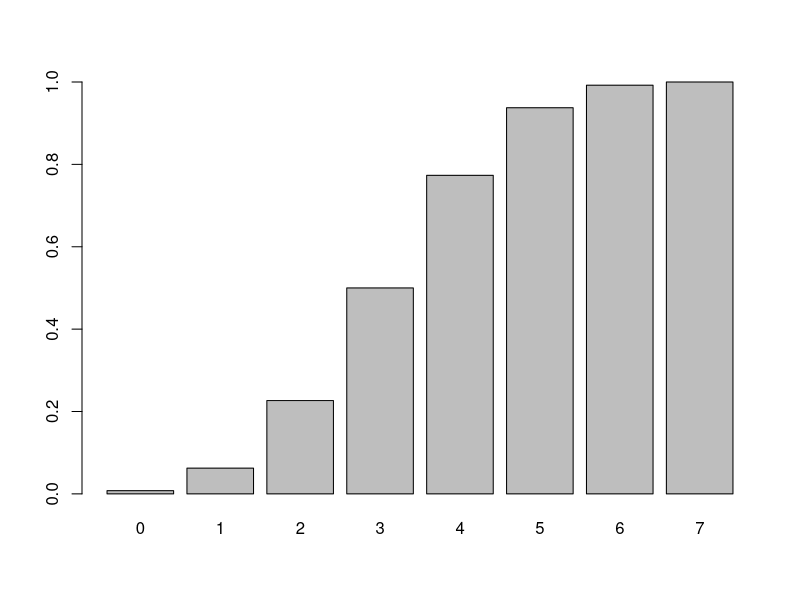
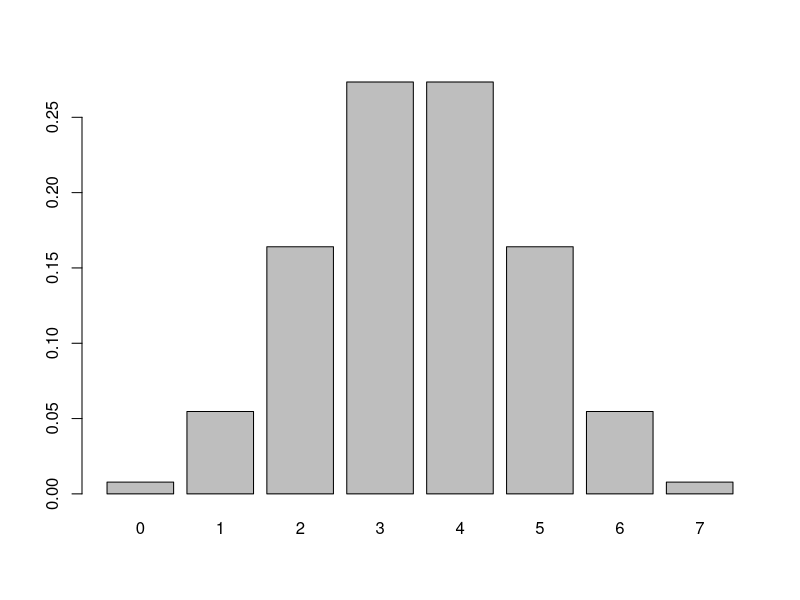
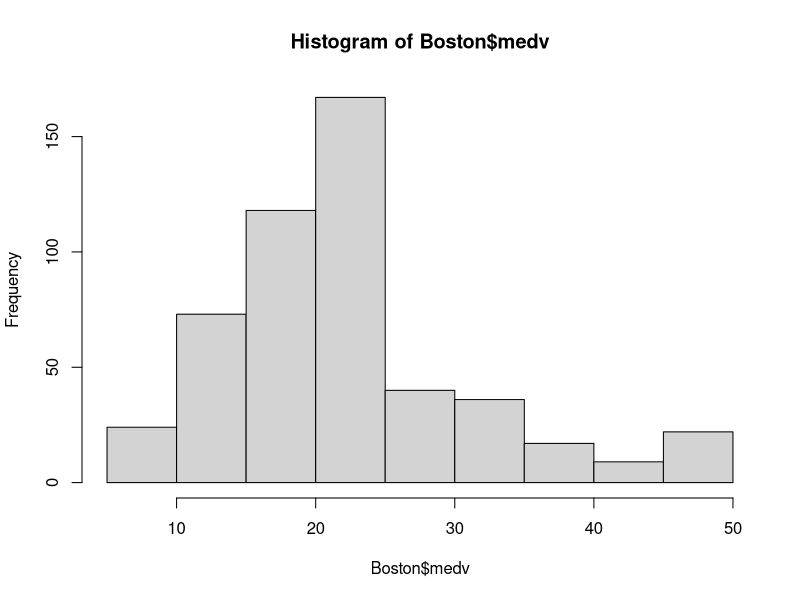
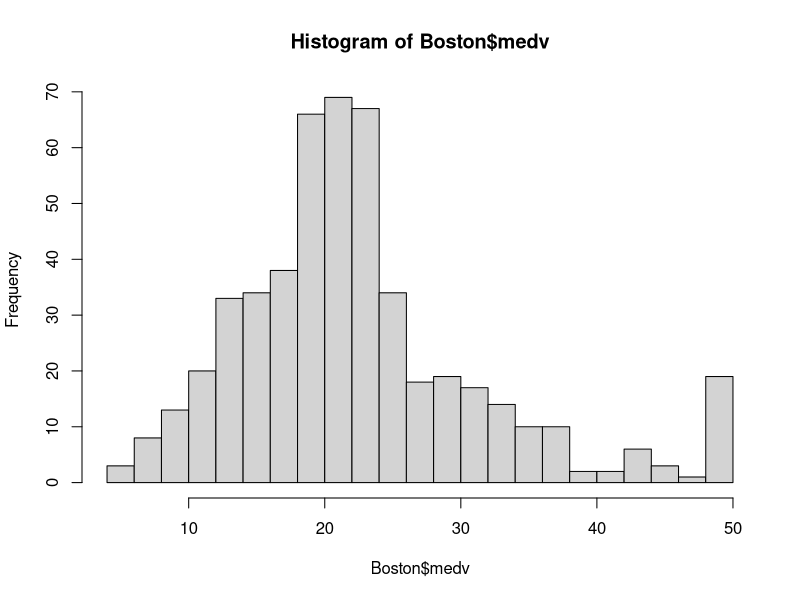
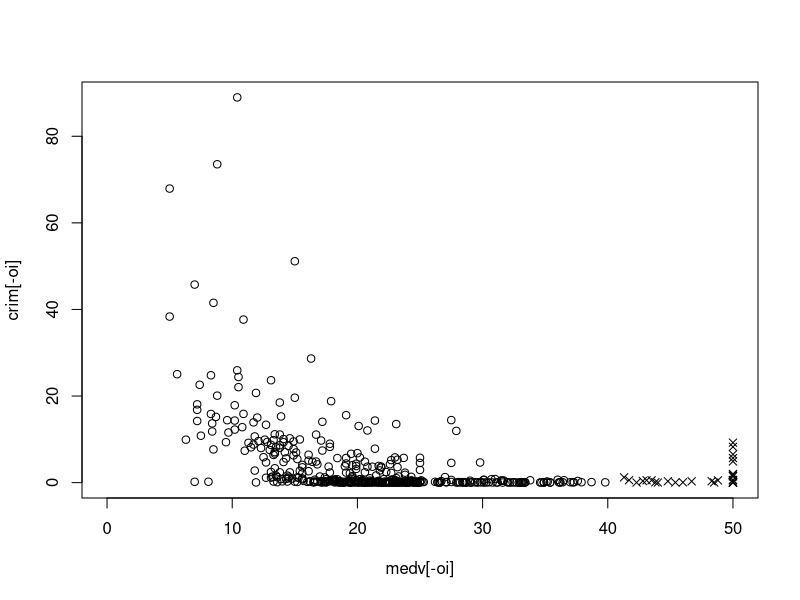
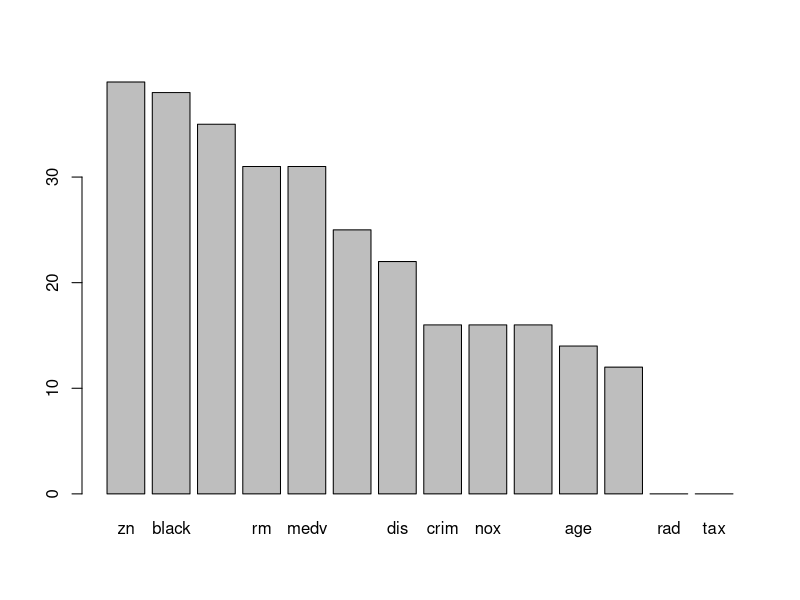
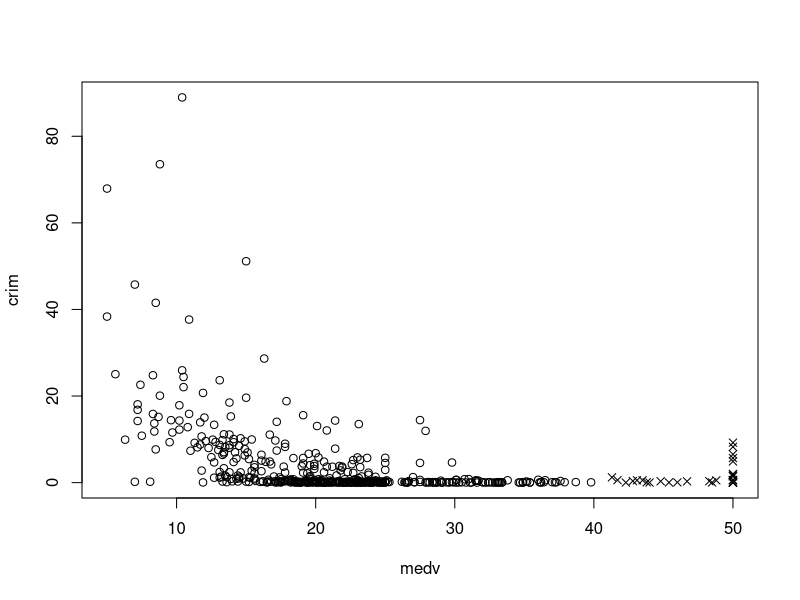
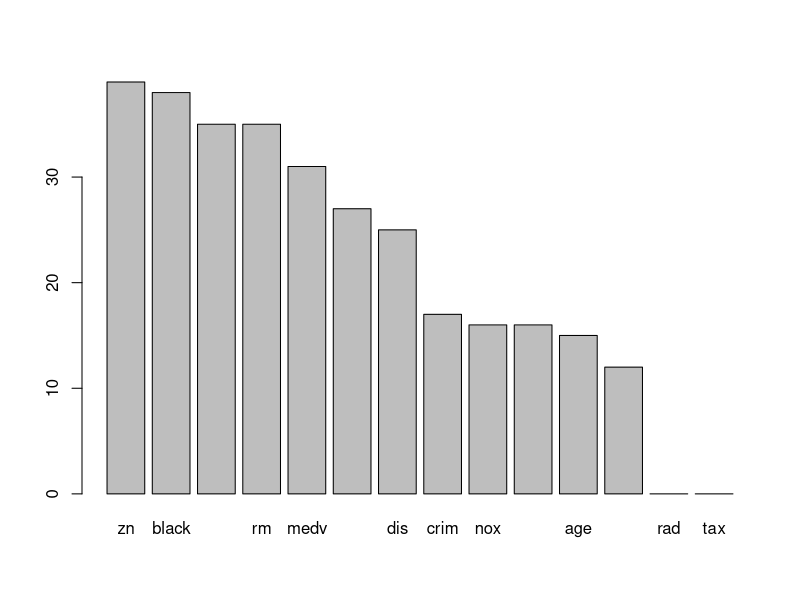

Recreate these plots in R, in order.
### Keefe Murphy
### 12345678

## Q3
?distributions
?rbinom

# a)
sum(rbinom(n=100, size=7, prob=0.5) >= 4)/100

1 - pbinom(4, 7, 0.5)

# b)
mean(replicate(10000, sum(rbinom(n=100, size=7, prob=0.5) >= 4)/100))

# The question asked to estimate the probability of winning "at least four games",
# i.e. a majority of the 7 games, hence the ">=" sign.

# But the so-called "exact answer" in terms of pbinom is nowhere near our simulated approximation!
# Actually, the exact answer would really correspond to using a ">" sign, without equality.

# In the ">=" scenario, the exact answer is actually
1 - pbinom(3, 7, 0.5) # 0.5

# now, this makes sense; the probability Dublin win >= 4 games is 
# 1 minus the sum of the probability they win EXACTLY 3, EXACTLY 2, EXACTLY 1, and EXACTLY 0 games,
# which is given by pbinom(3, 7, 0.5) because pbinom computes CUMULATIVE probabilities.

# alternatively,
pbinom(3, 7, 0.5, lower.tail=FALSE) # 0.5

# compare this to:
system.time(answer <- mean(replicate(100000, sum(rbinom(n=1000, size=7, prob=0.5) >= 4)/1000)))
answer

# now that we know pbinom can be used to estimate cumulative probabilies,
# we can examine all possible outcomes on the CDF
barplot(pbinom(0:7, 7, 0.5), names.arg=0:7) # probabilities of x taking a value <= X

# and also on the PMF
barplot(dbinom(0:7, 7, 0.5), names.arg=0:7) # probabilities of winning exactly X games

# the notion of p****() being a CDF and d****() being a PMF/PDF is not really clear from
# the distribution help files... but now you know!

# actually,
all.equal(cumsum(dbinom(0:3, 7, .5)), 
          pbinom(0:3, 7, 0.5))

## Q4
require(MASS)

# a)
hist(Boston$medv)
hist(Boston$medv, breaks = 23)
## the distribution seems to be right-skewed, with a large number of
## occurrences of the value 50

# b)
out_index <- function(x) {
  xbar    <- mean(x)
  s       <- sd(x)
  ll      <- xbar - 2 * s
  ul      <- xbar + 2 * s
  which(x  < ll   | x > ul)
}

out_index(Boston$medv)

# c)
oi <- out_index(Boston$medv)
plot(crim[-oi] ~ medv[-oi], data = Boston, xlim = c(0,50))
points(crim[oi] ~ medv[oi], data = Boston, pch = 4)

# d)
out_Boston <- apply(Boston, 2, out_index)

# e)
n_out <- sapply(out_Boston, length)
# alternatively
# n_out <- lengths(out_Boston)
barplot(sort(n_out, decreasing = TRUE))

# side note: xbar +/- 2 * s is clearly shorthand for xbar +/- 1.96 * s
# although, 1.96 isn't exactly precise either
# look at "qnorm(0.975)" for the exact critical value

# as an exercise (!), redo this question following the steps below:
# i. create a copy of "out_index" called "out_index2".
# ii. add an extra argument "crit" to the out_index2 function.
# iii. replace "2" in the body of the function with "crit".
# iv. Let crit=qnorm(0.975) by default.
# v. Repeat the rest of the question using out_index2 with this default value.

out_index2 <- function(x, crit=qnorm(0.975)) {
  # Note: "qnorm(0.975)" is equal to "qnorm(0.025, lower.tail=FALSE)" is equal to "-qnorm(0.025)"
  xbar    <- mean(x)
  s       <- sd(x)
  ll      <- xbar - crit * s
  ul      <- xbar + crit * s
  which(x  < ll   | x > ul)
}
out_index2(Boston$medv)

# this code chunk takes an alternative approach to part c)
plot(crim ~ medv, data=Boston,
     pch=replace(rep(1, nrow(Boston)), out_index2(Boston$medv), 4))

out_Boston2 <- apply(Boston, 2, out_index2)

n_out2 <- lengths(out_Boston2)
barplot(sort(n_out2, decreasing = TRUE))
#